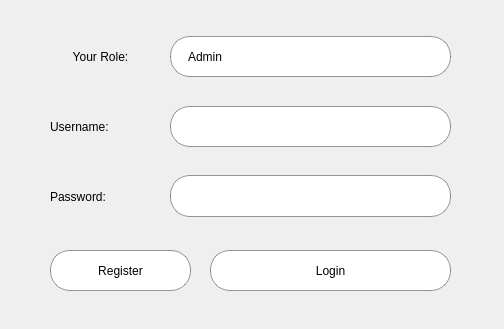
<?xml version="1.0" encoding="UTF-8"?>
<ui version="4.0">
 <class>MainWindow</class>
 <widget class="QMainWindow" name="MainWindow">
  <property name="geometry">
   <rect>
    <x>0</x>
    <y>0</y>
    <width>504</width>
    <height>329</height>
   </rect>
  </property>
  <property name="windowTitle">
   <string>MainWindow</string>
  </property>
  <property name="styleSheet">
   <string notr="true"/>
  </property>
  <widget class="QWidget" name="centralwidget">
   <widget class="QLineEdit" name="UsernameInput">
    <property name="geometry">
     <rect>
      <x>170</x>
      <y>106</y>
      <width>281</width>
      <height>41</height>
     </rect>
    </property>
    <property name="styleSheet">
     <string notr="true">QLineEdit#UsernameInput
{
	border-radius: 20px;
	border: 1px solid rgba(0, 0, 0, 100);
	padding: 10px;
	padding-left: 17px;
	font: 14pt &quot;Terminal&quot;;
}
QLineEdit#UsernameInput:hover
{

}</string>
    </property>
   </widget>
   <widget class="QPushButton" name="LoginButton">
    <property name="geometry">
     <rect>
      <x>210</x>
      <y>250</y>
      <width>241</width>
      <height>41</height>
     </rect>
    </property>
    <property name="cursor">
     <cursorShape>PointingHandCursor</cursorShape>
    </property>
    <property name="styleSheet">
     <string notr="true">QPushButton#LoginButton
{
	border-radius: 20px;
	border: 1px solid rgba(0, 0, 0, 100);
	background-color: rgb(255, 255, 255);
	font: 14pt &quot;Terminal&quot;;
}
QPushButton#LoginButton:hover
{
	background-color: rgb(244, 244, 244);
}</string>
    </property>
    <property name="text">
     <string>Login</string>
    </property>
   </widget>
   <widget class="QLabel" name="UsernameLabel">
    <property name="geometry">
     <rect>
      <x>50</x>
      <y>106</y>
      <width>91</width>
      <height>41</height>
     </rect>
    </property>
    <property name="styleSheet">
     <string notr="true">font: 14pt &quot;Terminal&quot;;</string>
    </property>
    <property name="text">
     <string>Username:</string>
    </property>
    <property name="wordWrap">
     <bool>true</bool>
    </property>
   </widget>
   <widget class="QLineEdit" name="PasswordInput">
    <property name="geometry">
     <rect>
      <x>170</x>
      <y>175</y>
      <width>281</width>
      <height>42</height>
     </rect>
    </property>
    <property name="styleSheet">
     <string notr="true">QLineEdit#PasswordInput
{
	border-radius: 20px;
	border: 1px solid rgba(0, 0, 0, 100);
	padding: 10px;
	padding-left: 17px;
	font: 14pt &quot;Terminal&quot;;
}
QLineEdit#PasswordInput:hover
{

}</string>
    </property>
    <property name="text">
     <string/>
    </property>
    <property name="echoMode">
     <enum>QLineEdit::Password</enum>
    </property>
   </widget>
   <widget class="QLabel" name="RoleLabel">
    <property name="geometry">
     <rect>
      <x>50</x>
      <y>36</y>
      <width>101</width>
      <height>41</height>
     </rect>
    </property>
    <property name="styleSheet">
     <string notr="true">font: 14pt &quot;Terminal&quot;;</string>
    </property>
    <property name="text">
     <string>Your Role:</string>
    </property>
    <property name="alignment">
     <set>Qt::AlignCenter</set>
    </property>
    <property name="wordWrap">
     <bool>true</bool>
    </property>
   </widget>
   <widget class="QLabel" name="PasswordLabel">
    <property name="geometry">
     <rect>
      <x>50</x>
      <y>176</y>
      <width>91</width>
      <height>41</height>
     </rect>
    </property>
    <property name="styleSheet">
     <string notr="true">font: 14pt &quot;Terminal&quot;;</string>
    </property>
    <property name="text">
     <string>Password:</string>
    </property>
    <property name="wordWrap">
     <bool>true</bool>
    </property>
   </widget>
   <widget class="QComboBox" name="RoleComboBox">
    <property name="geometry">
     <rect>
      <x>170</x>
      <y>36</y>
      <width>281</width>
      <height>41</height>
     </rect>
    </property>
    <property name="cursor">
     <cursorShape>PointingHandCursor</cursorShape>
    </property>
    <property name="styleSheet">
     <string notr="true">QComboBox#RoleComboBox
{
	border-radius: 20px;
	border: 1px solid rgba(0, 0, 0, 100);
	padding: 10px;
	padding-left: 17px;
	font: 14pt &quot;Terminal&quot;;
}
QComboBox#RoleComboBox:hover
{
	background-color: rgb(244, 244, 244);
}
QComboBox#RoleComboBox::drop-down:button
{
	border-radius:20px;
}</string>
    </property>
    <item>
     <property name="text">
      <string>Admin</string>
     </property>
    </item>
    <item>
     <property name="text">
      <string>User</string>
     </property>
    </item>
    <item>
     <property name="text">
      <string>Creater</string>
     </property>
    </item>
   </widget>
   <widget class="QPushButton" name="ShowButton">
    <property name="geometry">
     <rect>
      <x>400</x>
      <y>176</y>
      <width>50</width>
      <height>40</height>
     </rect>
    </property>
    <property name="cursor">
     <cursorShape>PointingHandCursor</cursorShape>
    </property>
    <property name="autoFillBackground">
     <bool>false</bool>
    </property>
    <property name="styleSheet">
     <string notr="true">QPushButton#ShowButton
{
	border-radius: 20px;
	border: 0px solid rgba(0, 0, 0, 100);
	background-color: rgba(255, 255, 255, 0);
	font: 14pt &quot;Terminal&quot;;
}
QPushButton#ShowButton:hover
{
	background-color: rgb(244, 244, 244);
}</string>
    </property>
    <property name="text">
     <string/>
    </property>
    <property name="icon">
     <iconset>
      <normaloff>view.png</normaloff>
      <activeoff>hide.png</activeoff>view.png</iconset>
    </property>
    <property name="iconSize">
     <size>
      <width>23</width>
      <height>23</height>
     </size>
    </property>
    <property name="autoRepeat">
     <bool>true</bool>
    </property>
   </widget>
   <widget class="QLabel" name="DropDownImg">
    <property name="geometry">
     <rect>
      <x>420</x>
      <y>50</y>
      <width>16</width>
      <height>16</height>
     </rect>
    </property>
    <property name="styleSheet">
     <string notr="true"/>
    </property>
    <property name="text">
     <string/>
    </property>
    <property name="pixmap">
     <pixmap>DownIcon.png</pixmap>
    </property>
    <property name="scaledContents">
     <bool>true</bool>
    </property>
   </widget>
   <widget class="QPushButton" name="RegisterButton">
    <property name="geometry">
     <rect>
      <x>50</x>
      <y>250</y>
      <width>141</width>
      <height>41</height>
     </rect>
    </property>
    <property name="cursor">
     <cursorShape>PointingHandCursor</cursorShape>
    </property>
    <property name="styleSheet">
     <string notr="true">QPushButton#RegisterButton
{
	border-radius: 20px;
	border: 1px solid rgba(0, 0, 0, 100);
	background-color: rgb(255, 255, 255);
	font: 14pt &quot;Terminal&quot;;
}
QPushButton#RegisterButton:hover
{
	background-color: rgb(244, 244, 244);
}</string>
    </property>
    <property name="text">
     <string>Register</string>
    </property>
   </widget>
  </widget>
 </widget>
 <resources/>
 <connections/>
</ui>
